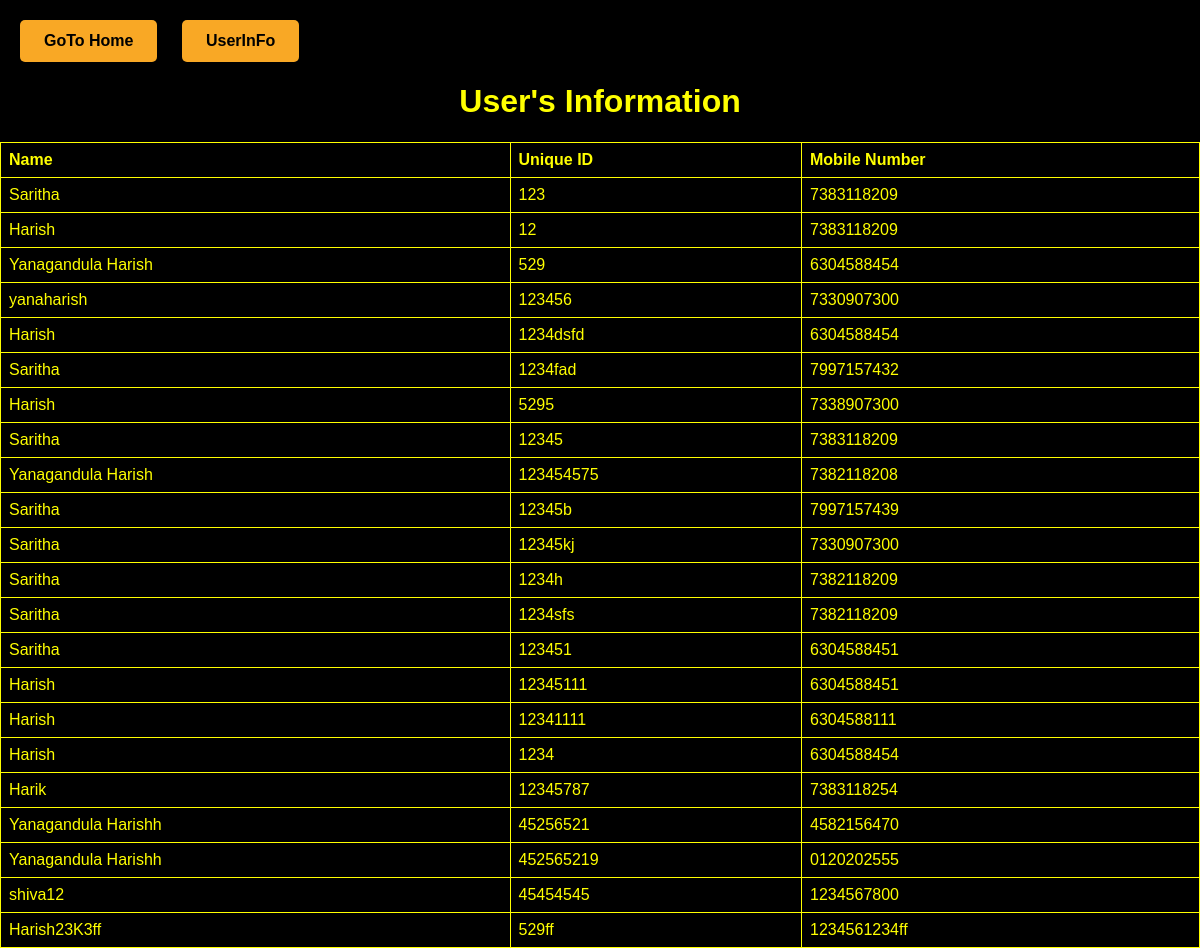
Page /user_info/ on the committed database.
### htmlwebsite/models.py (models this page shows, shortened)
class EndUser(models.Model):
    name = models.CharField(max_length=100, verbose_name='Name')
    unique_id = models.CharField(max_length=50, verbose_name='Unique ID', unique=True)
    mobile = models.CharField(max_length=15, verbose_name='Mobile Number')

### htmlwebsite/views.py (the view)
# urls.py: path('user_info/', views.user_info, name='user_info'),
def user_info(request):
    end_users = EndUser.objects.all()  # Retrieve all end users from the database
    return render(request, 'htmlwebsite/user_info.html', {'end_users': end_users})

### htmlwebsite/templates/htmlwebsite/user_info.html (shortened to what this page needs)
<!DOCTYPE html>
<html lang="en">
  <head>
  </head>
  <body>
    <div class="header">
      <div class="quick-links">
        <a href="{% url 'htmlwebsite:home' %}" id="signup-link">GoTo Home</a>
        <a href="{% url 'htmlwebsite:user_info' %}">UserInFo</a>
      </div>
    <h1>User's Information</h1>
    <table>
      <thead>
        <tr>
          <th>Name</th>
          <th>Unique ID</th>
          <th>Mobile Number</th>
        </tr>
      </thead>
      <tbody>
        {% for user in end_users %}
        <tr>
          <td>{{ user.name }}</td>
          <td>{{ user.unique_id }}</td>
          <td>{{ user.mobile }}</td>
        </tr>
        {% endfor %}
      </tbody>
    </table>
  </body>
</html>

### htmlwebsite/templates/htmlwebsite/user_info.html (style rules this page uses)
body { font-family: Arial, sans-serif; background-color: black; color: yellow; margin: 0; padding: 0; position: relative; }
.header a { display: inline-block; padding: 12px 24px; margin-top: 20px; margin-left: 20px; background-color: #f9a825; color: #000000; font-weight: bold; text-decoration: none; border-radius: 5px; transition: background-color 0.3s ease-in-out; box-shadow: 0 2px 4px rgba(0, 0, 0, 0.2); }
h1 { text-align: center; }
a { font-size: 16px; font-weight: bold; color: yellow; text-decoration: none; }
table { width: 100%; border-collapse: collapse; border: 2px solid ffd54f; }
th, td { border: 1px solid yellow; padding: 8px; text-align: left; }
th { background-color: #000; }

### rows in the picture
EndUser: name "Saritha", unique_id "123", mobile "7383118209"
EndUser: name "Harish", unique_id "12", mobile "7383118209"
EndUser: name "Yanagandula Harish", unique_id "529", mobile "6304588454"
EndUser: name "yanaharish", unique_id "123456", mobile "7330907300"
EndUser: name "Harish", unique_id "1234dsfd", mobile "6304588454"
EndUser: name "Saritha", unique_id "1234fad", mobile "7997157432"
EndUser: name "Harish", unique_id "5295", mobile "7338907300"
EndUser: name "Saritha", unique_id "12345", mobile "7383118209"
EndUser: name "Yanagandula Harish", unique_id "123454575", mobile "7382118208"
EndUser: name "Saritha", unique_id "12345b", mobile "7997157439"
EndUser: name "Saritha", unique_id "12345kj", mobile "7330907300"
EndUser: name "Saritha", unique_id "1234h", mobile "7382118209"
EndUser: name "Saritha", unique_id "1234sfs", mobile "7382118209"
EndUser: name "Saritha", unique_id "123451", mobile "6304588451"
EndUser: name "Harish", unique_id "12345111", mobile "6304588451"
EndUser: name "Harish", unique_id "12341111", mobile "6304588111"
EndUser: name "Harish", unique_id "1234", mobile "6304588454"
EndUser: name "Harik", unique_id "12345787", mobile "7383118254"
EndUser: name "Yanagandula Harishh", unique_id "45256521", mobile "4582156470"
EndUser: name "Yanagandula Harishh", unique_id "452565219", mobile "0120202555"
EndUser: name "shiva12", unique_id "45454545", mobile "1234567800"
EndUser: name "Harish23K3ff", unique_id "529ff", mobile "1234561234ff"
